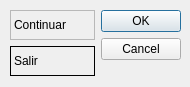
<?xml version="1.0" encoding="UTF-8"?>
<ui version="4.0">
 <class>Ganador</class>
 <widget class="QDialog" name="Ganador">
  <property name="geometry">
   <rect>
    <x>0</x>
    <y>0</y>
    <width>190</width>
    <height>87</height>
   </rect>
  </property>
  <property name="windowTitle">
   <string>Dialog</string>
  </property>
  <widget class="QWidget" name="">
   <property name="geometry">
    <rect>
     <x>10</x>
     <y>10</y>
     <width>171</width>
     <height>66</height>
    </rect>
   </property>
   <layout class="QHBoxLayout" name="horizontalLayout">
    <item>
     <layout class="QVBoxLayout" name="verticalLayout">
      <item>
       <widget class="QLabel" name="JugadorGanador">
        <property name="frameShape">
         <enum>QFrame::StyledPanel</enum>
        </property>
        <property name="frameShadow">
         <enum>QFrame::Raised</enum>
        </property>
        <property name="text">
         <string>Continuar</string>
        </property>
       </widget>
      </item>
      <item>
       <widget class="QLabel" name="JugadorPerderor">
        <property name="frameShape">
         <enum>QFrame::Box</enum>
        </property>
        <property name="text">
         <string>Salir</string>
        </property>
       </widget>
      </item>
     </layout>
    </item>
    <item>
     <widget class="QDialogButtonBox" name="buttonBox">
      <property name="orientation">
       <enum>Qt::Vertical</enum>
      </property>
      <property name="standardButtons">
       <set>QDialogButtonBox::Cancel|QDialogButtonBox::Ok</set>
      </property>
      <property name="centerButtons">
       <bool>false</bool>
      </property>
     </widget>
    </item>
   </layout>
  </widget>
 </widget>
 <resources/>
 <connections>
  <connection>
   <sender>buttonBox</sender>
   <signal>accepted()</signal>
   <receiver>Ganador</receiver>
   <slot>accept()</slot>
   <hints>
    <hint type="sourcelabel">
     <x>248</x>
     <y>254</y>
    </hint>
    <hint type="destinationlabel">
     <x>157</x>
     <y>274</y>
    </hint>
   </hints>
  </connection>
  <connection>
   <sender>buttonBox</sender>
   <signal>rejected()</signal>
   <receiver>Ganador</receiver>
   <slot>reject()</slot>
   <hints>
    <hint type="sourcelabel">
     <x>316</x>
     <y>260</y>
    </hint>
    <hint type="destinationlabel">
     <x>286</x>
     <y>274</y>
    </hint>
   </hints>
  </connection>
 </connections>
</ui>
